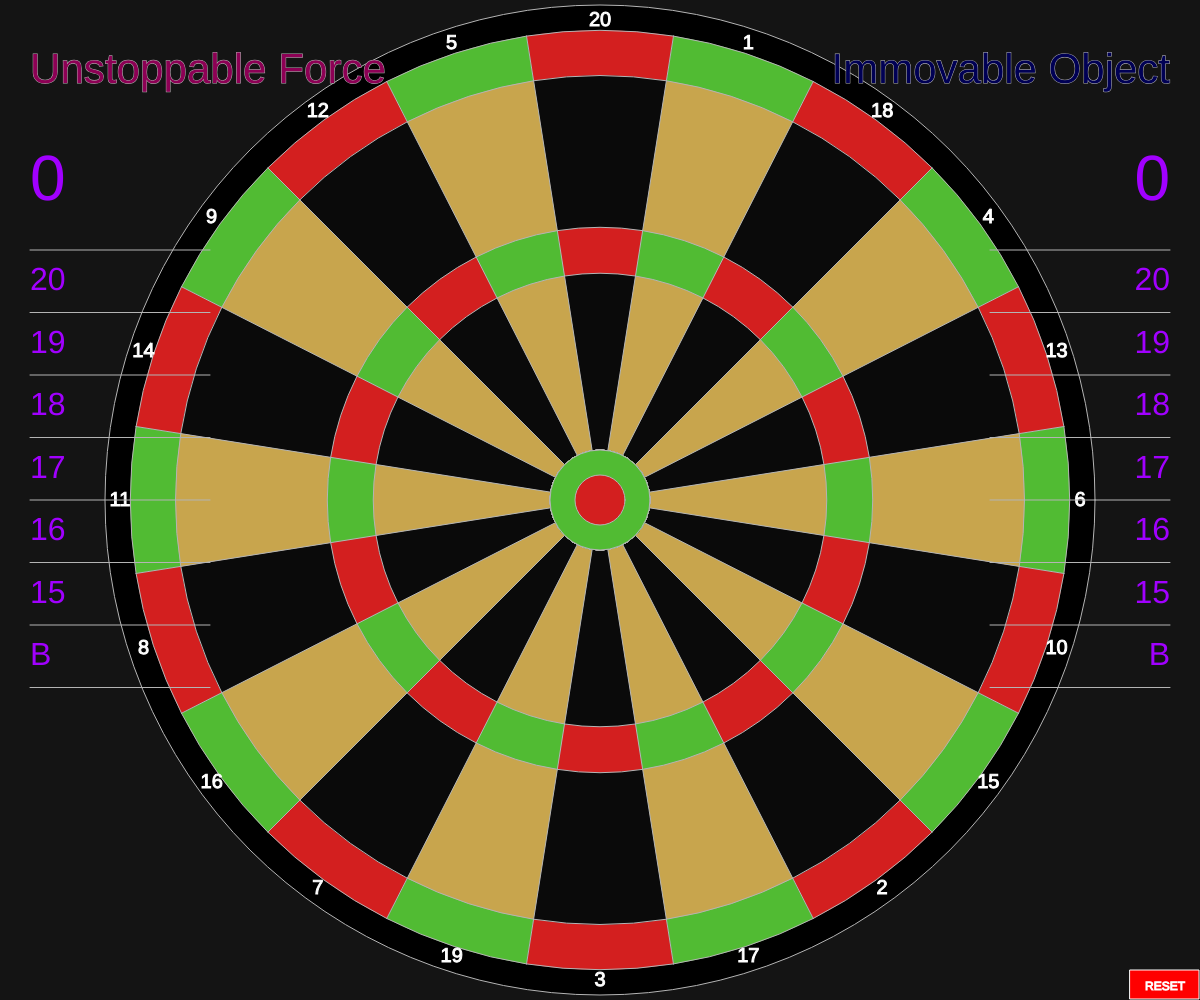
Frame 1 (no input)
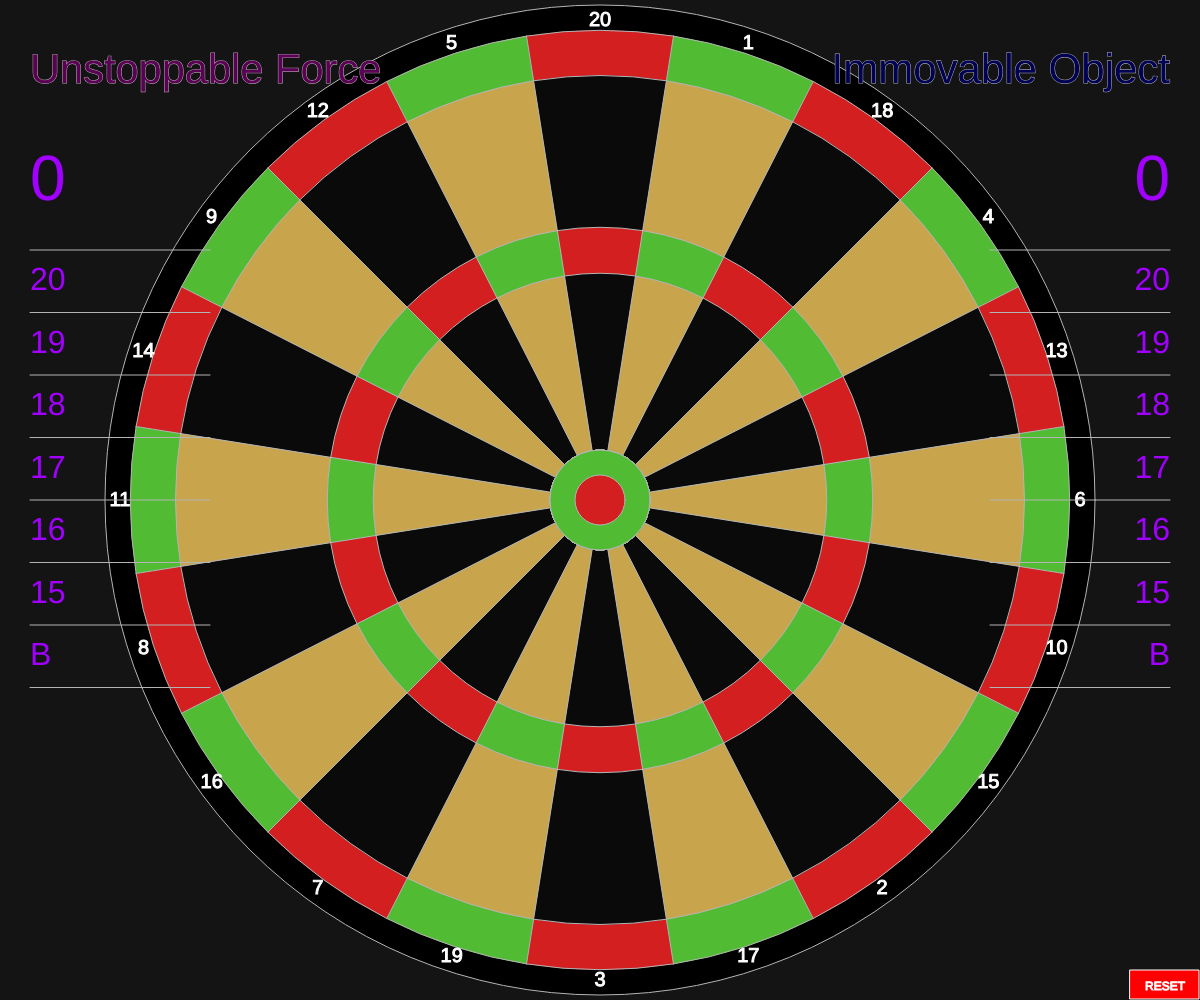
Frame 60 (no input)
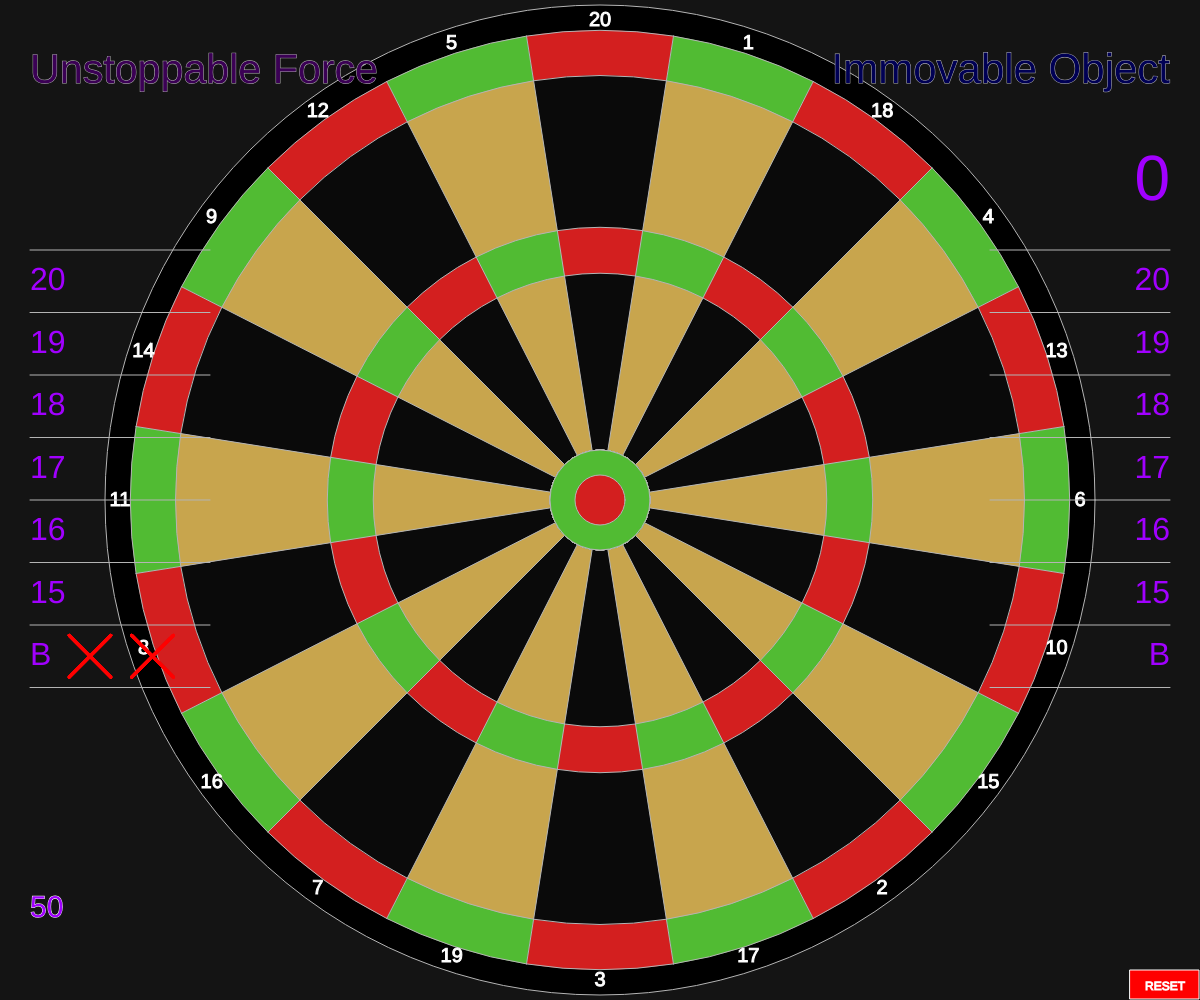
Frame 120 (the mouse pressed at the canvas centre since frame 60)

The p5.js sketch that drew these frames (run headless with seeded random() and noise() and a simulated clock; from frame 60 on, the mouse is pressed at the canvas centre):

// p5.js sketch
// ── sketch.js
var p1score = 0;
var p2score = 0;
var points = 0;
var strk = 180;
var current_player = true;
var clicks = 0;
var arr = [10,15,2,17,3,19,7,16,8,11,14,9,12,5,20,1,18,4,13,6]; //displays numbers in ring around dart board
var scoreArr = [20,19,18,17,16,15,"B"]; //used for displaying scorebox numbers
var counter = 0;
var alph = 255;
var p1Arr = [];
var p2Arr = []; 
var p1Ledger = [0,0,0,0,0,0,0];
var p2Ledger = [0,0,0,0,0,0,0];

function setup() {
  width = (window.innerWidth > 0) ? window.innerWidth : screen.width;
  height = (window.innerHeight > 0) ? window.innerHeight : screen.height;
  createCanvas(width, height);

}

function draw() {
 
  //noLoop();
  background(20);
  stroke(180);
  fill(0, 0, 0);
  ellipse(width/2, height/2, height-10, height-10);
  strokeWeight(1);
  
  if(current_player){
    fill(128 + sin(frameCount*0.1) * 128, 0, 85);
    textAlign(LEFT,BASELINE);
    textSize(42 + 1.5*sin(frameCount*0.1));
    text("Unstoppable Force", width/40, height/12);
    fill(0,0,85);
    textSize(42);
    textAlign(RIGHT);
    text("Immovable Object", 39*width/40, height/12);
    textAlign(CENTER);
    textSize(64)
    noStroke();
    if(mouseIsPressed && clicks!=0){
      fill(161,0,255,alph);
      textAlign(LEFT);
      text(p1score, width/40, height/5);
      textAlign(RIGHT);
      fill(161,0,255);
      text(p2score, 39*width/40, height/5);
      alph -= 100;

    } else {
      alph = 255;
      fill(161,0,255);
      textAlign(LEFT);
      text(p1score, width/40, height/5);
      textAlign(RIGHT);
      text(p2score, 39*width/40, height/5);
    }
    
  }
  
  if(!current_player){
    fill(0,0,85);
    textSize(42);
    textAlign(LEFT,BASELINE);
    text("Unstoppable Force", width/40, height/12);
    textSize(42);
    fill(128 + sin(frameCount*0.1) * 128, 0, 85);
    textAlign(RIGHT);
    textSize(42 + 1.5*sin(frameCount*0.1));
    text("Immovable Object", 39*width/40, height/12);
    textAlign(CENTER);
    textSize(64);
    noStroke();
    if(mouseIsPressed && clicks!=0){ //161,0,255
      fill(161,0,255);
      textAlign(LEFT);
      text(p1score, width/40, height/5);
      textAlign(RIGHT);
      fill(161,0,255, alph);
      text(p2score, 39*width/40, height/5);
      alph -= 100;
    } else {
      alph = 255;
      fill(161,0,255);
      textAlign(LEFT);
      text(p1score, width/40, height/5);
      textAlign(RIGHT);
      text(p2score, 39*width/40, height/5);
    }
  }
  
  //reset button
  if(mouseIsPressed && mouseX>width-70 && mouseY>height-30){
    fill(100,0,0);
    stroke(100);
    rect(width-70, height-30, 69, 29);
  } else {
    fill(255,0,0);
    stroke(255);
    rect(width-70, height-30, 69, 29);
  }
  
  fill(255);
  textSize(12);
  textAlign(CENTER);
  text("RESET", width-35, height-10);
  
  //score history
  textSize(30);
  textAlign(LEFT);
  fill(161,0,255);
  text(p1Arr, width/40, 11*height/12);
  textAlign(RIGHT);
  text(p2Arr, 39*width/40, 11*height/12);
  
  textAlign(CENTER,CENTER);
  //outter red doubles ring
  var k = 1;
  var n = 1;
  for(var i = 0; i<10; i++){
    stroke(strk);
    fill(211,31,31);
    arc(width/2, height/2, height-(height/16.5), height-(height/16.5), k*(TWO_PI/40) , n*(TWO_PI/20)+TWO_PI/40);
    k += 4;
    n += 2;
  }
  
  //outter green doubles ring
  var k = 1;
  var n = 1;
  for(var i = 0; i<10; i++){
    stroke(strk);
    fill(81,187,51);
    arc(width/2, height/2, height-(height/16.5), height-(height/16.5), k*(TWO_PI/40)-TWO_PI/20 , n*(TWO_PI/20)-TWO_PI/40);
    k += 4;
    n += 2;
  }
  
  //main singles black ring
  var k = 1;
  var n = 1;
  for(var i = 0; i<10; i++){
    stroke(strk);
    fill(10,10,10);
    arc(width/2, height/2, height-(height/6.62), height-(height/6.62), k*(TWO_PI/40) , n*(TWO_PI/20)+TWO_PI/40);
    k += 4;
    n += 2;
  }
  
  //main singles white ring
  var k = 1;
  var n = 1;
  for(var i = 0; i<10; i++){
    stroke(strk);
    fill(200,165,77);
    arc(width/2, height/2, height-(height/6.62), height-(height/6.62), k*(TWO_PI/40)-TWO_PI/20 , n*(TWO_PI/20)-TWO_PI/40);
    k += 4;
    n += 2;
  }
  
  //inner red triples ring
  var k = 1;
  var n = 1;
  for(var i = 0; i<10; i++){
    stroke(strk);
    fill(211,31,31);
    arc(width/2, height/2, height-(height/2.2), height-(height/2.2), k*(TWO_PI/40) , n*(TWO_PI/20)+TWO_PI/40);
    k += 4;
    n += 2;
  }
  
  //inner green triples ring
  var k = 1;
  var n = 1;
  for(var i = 0; i<10; i++){
    stroke(strk);
    fill(81,187,51);
    arc(width/2, height/2, height-(height/2.2), height-(height/2.2), k*(TWO_PI/40)-TWO_PI/20 , n*(TWO_PI/20)-TWO_PI/40);
    k += 4;
    n += 2;
  }
  
  //main singles black ring
  var k = 1;
  var n = 1;
  for(var i = 0; i<10; i++){
    stroke(strk);
    fill(10,10,10);
    arc(width/2, height/2, height-(height/1.83), height-(height/1.83), k*(TWO_PI/40) , n*(TWO_PI/20)+TWO_PI/40);
    k += 4;
    n += 2;
  }
  
  //main singles white ring
  var k = 1;
  var n = 1;
  for(var i = 0; i<10; i++){
    stroke(strk);
    fill(200,165,77);
    arc(width/2, height/2, height-(height/1.83), height-(height/1.83), k*(TWO_PI/40)-TWO_PI/20 , n*(TWO_PI/20)-TWO_PI/40);
    k += 4;
    n += 2;
  }
  
  //numbers on outter edge. They're held in the array arr, in order starting from 10 going clockwise
  textSize(20);
  for(var i = 1; i<21; i++){
    stroke(255);
    fill(255);
    text(arr[i-1],(((height-(height/25))/2)*(cos(i*(TWO_PI/20))))+width/2,(((height-(height/25))/2)*(sin(i*(TWO_PI/20))))+height/2);
    fill(81,187,51);
    stroke(strk);
    line(width/2, height/2, (((height-(height/16.5))/2)*(cos(TWO_PI/40 + i*(TWO_PI/20))))+width/2, (((height-(height/16.5))/2)*(sin(TWO_PI/40 + i*(TWO_PI/20))))+height/2);
    ellipse(width/2, height/2, height/10, height/10);
    fill(211,31,31);
    ellipse(width/2, height/2, height/20, height/20);
  }
  
  //SCOREBOXES
  for(var i = 4; i<12; i++){
    line(width/40, i*height/16, 7*width/40, i*height/16); //left scorebox
    line(39*width/40, i*height/16, 33*width/40, i*height/16); //right scorebox
  }
  
  textSize(32);
  noStroke();
  fill(161,0,255);
  for(var i = 4; i<12; i++){
    var j = 1 + 2*i;
    if(counter < scoreArr.length){
      textAlign(LEFT);
      text(scoreArr[counter], width/40, j*height/32);
      textAlign(RIGHT);
      text(scoreArr[counter], 39*width/40, j*height/32); //draw p2score here
    }
    counter++;
  }
  counter = 0;
  
  for(var i = 4; i<11; i++){
    var j = 1 + 2*i;
    drawScore(); //draws p1score here, drawScore takes true or false, for right pointing or left pointing x's
  }
  
}

function mousePressed(){
  
  var d = dist(mouseX, mouseY, width/2, height/2);
  
  //double ring
  if((d < (height-(height/16.5))/2) && (d > (height-(height/6.62))/2)){

    var angle = atan2(mouseY-height/2, mouseX-width/2);
    
    if(angle < PI/20 && angle > -PI/20){
      console.log("DOUBLE SIX");
      points = 6;
    }
    if(angle < 3*PI/20 && angle > PI/20){
      console.log("DOUBLE TEN");
      points = 10;
    }
    if(angle < 5*PI/20 && angle > 3*PI/20){
      console.log("DOUBLE FIFTEEN");
      if(current_player){
        p1Ledger[0] += 2;
      } else {
        p2Ledger[0] += 2;
      }
      points = 15;
    }
    if(angle < 7*PI/20 && angle > 5*PI/20){
      console.log("DOUBLE TWO");
      points = 2;
    }
    if(angle < 9*PI/20 && angle > 7*PI/20){
      console.log("DOUBLE SEVENTEEN");
      if(current_player){
        p1Ledger[2] += 2;
      } else {
        p2Ledger[2] += 2;
      }
      points = 17;
    }
    if(angle < 11*PI/20 && angle > 9*PI/20){
      console.log("DOUBLE THREE");
      points = 3;
    }
    if(angle < 13*PI/20 && angle > 11*PI/20){
      console.log("DOUBLE NINETEEN");
      if(current_player){
        p1Ledger[4] += 2;
      } else {
        p2Ledger[4] += 2;
      }
      points = 19;
    }
    if(angle < 15*PI/20 && angle > 13*PI/20){
      console.log("DOUBLE SEVEN");
      points = 7;
    }
    if(angle < 17*PI/20 && angle > 15*PI/20){
      console.log("DOUBLE SIXTEEN");
      if(current_player){
        p1Ledger[1] += 2;
      } else {
        p2Ledger[1] += 2;
      }
      points = 16;
    }
    if(angle < 19*PI/20 && angle > 17*PI/20){
      console.log("DOUBLE EIGHT");
      points = 8;
    }
    if((angle < PI && angle > 19*PI/20) || (angle < -19*PI/20 && angle > -PI)){
      console.log("DOUBLE ELEVEN");
      points = 11;
    }
    if(angle < -17*PI/20 && angle > -19*PI/20){
      console.log("DOUBLE FOURTEEN");
      points = 14;
    }
    if(angle < -15*PI/20 && angle > -17*PI/20){
      console.log("DOUBLE NINE");
      points = 9;
    }
    if(angle < -13*PI/20 && angle > -15*PI/20){
      console.log("DOUBLE TWELVE");
      points = 12;
    }
    if(angle < -11*PI/20 && angle > -13*PI/20){
      console.log("DOUBLE FIVE");
      points = 5;
    }
    if(angle < -9*PI/20 && angle > -11*PI/20){
      console.log("DOUBLE TWENTY");
      if(current_player){
        p1Ledger[5] += 2;
      } else {
        p2Ledger[5] += 2;
      }
      points = 20;
    }
    if(angle < -7*PI/20 && angle > -9*PI/20){
      console.log("DOUBLE ONE");
      points = 1;
    }
    if(angle < -5*PI/20 && angle > -7*PI/20){
      console.log("DOUBLE EIGHTEEN");
      if(current_player){
        p1Ledger[3] += 2;
      } else {
        p2Ledger[3] += 2;
      }
      points = 18;
    }
    if(angle < -3*PI/20 && angle > -5*PI/20){
      console.log("DOUBLE FOUR");
      points = 4;
    }
    if(angle < -PI/20 && angle > -3*PI/20){
      console.log("DOUBLE THIRTEEN");
      points = 13;
    }
    
    points = points*2;
  }
  
  //main rings for singles                                                                150                               
  if(((d < (height-(height/6.62))/2) && (d > (height-(height/2.2))/2)) || ((d < (height-(height/1.83))/2) && (d > (height/20) ))){
    var angle = atan2(mouseY-height/2, mouseX-width/2);
    
    if(angle < PI/20 && angle > -PI/20){
      console.log("SIX");
      points = 6;
    }
    if(angle < 3*PI/20 && angle > PI/20){
      console.log("TEN");
      points = 10;
    }
    if(angle < 5*PI/20 && angle > 3*PI/20){
      console.log("FIFTEEN");
      if(current_player){
        p1Ledger[0] += 1;
      } else {
        p2Ledger[0] += 1;
      }
      points = 15;
    }
    if(angle < 7*PI/20 && angle > 5*PI/20){
      console.log("TWO");
      points = 2;
    }
    if(angle < 9*PI/20 && angle > 7*PI/20){
      console.log("SEVENTEEN");
      if(current_player){
        p1Ledger[2] += 1;
      } else {
        p2Ledger[2] += 1;
      }
      points = 17;
    }
    if(angle < 11*PI/20 && angle > 9*PI/20){
      console.log("THREE");
      points = 3;
    }
    if(angle < 13*PI/20 && angle > 11*PI/20){
      console.log("NINETEEN");
      if(current_player){
        p1Ledger[4] += 1;
      } else {
        p2Ledger[4] += 1;
      }
      points = 19;
    }
    if(angle < 15*PI/20 && angle > 13*PI/20){
      console.log("SEVEN");
      points = 7;
    }
    if(angle < 17*PI/20 && angle > 15*PI/20){
      console.log("SIXTEEN");
      if(current_player){
        p1Ledger[1] += 1;
      } else {
        p2Ledger[1] += 1;
      }
      points = 16;
    }
    if(angle < 19*PI/20 && angle > 17*PI/20){
      console.log("EIGHT");
      points = 8;
    }
    if((angle < PI && angle > 19*PI/20) || (angle < -19*PI/20 && angle > -PI)){
      console.log("ELEVEN");
      points = 11;
    }
    if(angle < -17*PI/20 && angle > -19*PI/20){
      console.log("FOURTEEN");
      points = 14;
    }
    if(angle < -15*PI/20 && angle > -17*PI/20){
      console.log("NINE");
      points = 9;
    }
    if(angle < -13*PI/20 && angle > -15*PI/20){
      console.log("TWELVE");
      points = 12;
    }
    if(angle < -11*PI/20 && angle > -13*PI/20){
      console.log("FIVE");
      points = 5;
    }
    if(angle < -9*PI/20 && angle > -11*PI/20){
      console.log("TWENTY");
      if(current_player){
        p1Ledger[5] += 1;
      } else {
        p2Ledger[5] += 1;
      }
      points = 20;
    }
    if(angle < -7*PI/20 && angle > -9*PI/20){
      console.log("ONE");
      points = 1;
    }
    if(angle < -5*PI/20 && angle > -7*PI/20){
      console.log("EIGHTEEN");
      if(current_player){
        p1Ledger[3] += 1;
      } else {
        p2Ledger[3] += 1;
      }
      points = 18;
    }
    if(angle < -3*PI/20 && angle > -5*PI/20){
      console.log("FOUR");
      points = 4;
    }
    if(angle < -PI/20 && angle > -3*PI/20){
      console.log("THIRTEEN");
      points = 13;
    }
    
    if(current_player){
      //p1score += points;
    }
    if(!current_player){
      //p2score += points;
    }
  }
  
  // TRIPLES!!!
  if((d < (height-(height/2.2))/2) && (d > (height-(height/1.83))/2)){
    var angle = atan2(mouseY-height/2, mouseX-width/2);   
    
    if(angle < PI/20 && angle > -PI/20){
      console.log("TRIPLE SIX");
      points = 6;
    }
    if(angle < 3*PI/20 && angle > PI/20){
      console.log("TRIPLE TEN");
      points = 10;
    }
    if(angle < 5*PI/20 && angle > 3*PI/20){
      console.log("TRIPLE FIFTEEN");
      if(current_player){
        p1Ledger[0] += 3;
      } else {
        p2Ledger[0] += 3;
      }
      points = 15;
    }
    if(angle < 7*PI/20 && angle > 5*PI/20){
      console.log("TRIPLE TWO");
      points = 2;
    }
    if(angle < 9*PI/20 && angle > 7*PI/20){
      console.log("TRIPLE SEVENTEEN");
      if(current_player){
        p1Ledger[2] += 3;
      } else {
        p2Ledger[2] += 3;
      }
      points = 17;
    }
    if(angle < 11*PI/20 && angle > 9*PI/20){
      console.log("TRIPLE THREE");
      points = 3;
    }
    if(angle < 13*PI/20 && angle > 11*PI/20){
      console.log("TRIPLE NINETEEN");
      if(current_player){
        p1Ledger[4] += 3;
      } else {
        p2Ledger[4] += 3;
      }
      points = 19;
    }
    if(angle < 15*PI/20 && angle > 13*PI/20){
      console.log("TRIPLE SEVEN");
      points = 7;
    }
    if(angle < 17*PI/20 && angle > 15*PI/20){
      console.log("TRIPLE SIXTEEN");
      if(current_player){
        p1Ledger[1] += 3;
      } else {
        p2Ledger[1] += 3;
      }
      points = 16;
    }
    if(angle < 19*PI/20 && angle > 17*PI/20){
      console.log("TRIPLE EIGHT");
      points = 8;
    }
    if((angle < PI && angle > 19*PI/20) || (angle < -19*PI/20 && angle > -PI)){
      console.log("TRIPLE ELEVEN");
      points = 11;
    }
    if(angle < -17*PI/20 && angle > -19*PI/20){
      console.log("TRIPLE FOURTEEN");
      points = 14;
    }
    if(angle < -15*PI/20 && angle > -17*PI/20){
      console.log("TRIPLE NINE");
      points = 9;
    }
    if(angle < -13*PI/20 && angle > -15*PI/20){
      console.log("TRIPLE TWELVE");
      points = 12;
    }
    if(angle < -11*PI/20 && angle > -13*PI/20){
      console.log("TRIPLE FIVE");
      points = 5;
    }
    if(angle < -9*PI/20 && angle > -11*PI/20){
      console.log("TRIPLE TWENTY");
      if(current_player){
        p1Ledger[5] += 3;
      } else {
        p2Ledger[5] += 3;
      }
      points = 20;
    }
    if(angle < -7*PI/20 && angle > -9*PI/20){
      console.log("TRIPLE ONE");
      points = 1;
    }
    if(angle < -5*PI/20 && angle > -7*PI/20){
      console.log("TRIPLE EIGHTEEN");
      if(current_player){
        p1Ledger[3] += 3;
      } else {
        p2Ledger[3] += 3;
      }
      points = 18;
    }
    if(angle < -3*PI/20 && angle > -5*PI/20){
      console.log("TRIPLE FOUR");
      points = 4;
    }
    if(angle < -PI/20 && angle > -3*PI/20){
      console.log("TRIPLE THIRTEEN");
      points = 13;
    }
    
    points = points*3;
  }
  
  //outter bullseye
  if((d < height/20 ) && (d >= height/40)){
    if(current_player){
      //p1score += 25;
      p1Ledger[6] += 1;
      points += 25;
    }
    if(!current_player){
      //p2score += 25;
      p2Ledger[6] += 1;
      points += 25;
    }
    console.log("OUTTER BULLSEYE");
  }
  //inner bullseye
  if((d < height/40 )){
    if(current_player){
      //p1score += 50;
      p1Ledger[6] += 2;
      points += 50;
    }
    if(!current_player){
      //p2score += 50;
      p2Ledger[6] += 2;
      points += 50;
    }
    console.log("INNER BULLSEYE");
  }
  
  //check score every mouse click
  checkScore();
  
  //toggling players
  if(current_player){
    p1Arr.push(points);
    p2Arr = [];
  } else {
    p2Arr.push(points);
    p1Arr = [];
  }
  
  clicks += 1;
  if(clicks>=3){
    current_player = !current_player;
    clicks = 0;
  }

  //resetting score
  if(mouseX > width-69 && mouseY > height-29){
    p1score = 0;
    p2score = 0;
    clicks = 0;
    current_player = true;
    p1Arr = [];
    p2Arr = [];
    p1Ledger = [0,0,0,0,0,0,0];
    p2Ledger = [0,0,0,0,0,0,0];
  }
  
    points = 0; //resets to zero in between throws, since points works by += assignment, has to start at 0
}

function checkScore(){
  
  for(var i = 0; i < p1Ledger.length; i++){
    
      if(p1Ledger[0] > 3 && p2Ledger[0] < 3){
        p1score += (p1Ledger[0]-3)*15;
        p1Ledger[0] = 3;
      }
      if(p1Ledger[1] > 3 && p2Ledger[1] < 3){
        p1score += (p1Ledger[1]-3)*16;
        p1Ledger[1] = 3;
      }
      if(p1Ledger[2] > 3 && p2Ledger[2] < 3){
        p1score += (p1Ledger[2]-3)*17;
        p1Ledger[2] = 3;
      }
      if(p1Ledger[3] > 3 && p2Ledger[3] < 3){
        p1score += (p1Ledger[3]-3)*18;
        p1Ledger[3] = 3;
      }
      if(p1Ledger[4] > 3 && p2Ledger[4] < 3){
        p1score += (p1Ledger[4]-3)*19;
        p1Ledger[4] = 3;
      }
      if(p1Ledger[5] > 3 && p2Ledger[5] < 3){
        p1score += (p1Ledger[5]-3)*20;
        p1Ledger[5] = 3;
      }
      if(p1Ledger[6] > 3 && p2Ledger[6] < 3){
        p1score += (p1Ledger[6]-3)*25;
        p1Ledger[6] = 3;
      }
  }
  
  for(var i = 0; i < p2Ledger.length; i++){
      if(p2Ledger[0] > 3 && p1Ledger[0] < 3){
        p2score += (p2Ledger[0]-3)*15;
        p2Ledger[0] = 3;
      }
      if(p2Ledger[1] > 3 && p1Ledger[1] < 3){
        p2score += (p2Ledger[1]-3)*16;
        p2Ledger[1] = 3;
      }
      if(p2Ledger[2] > 3 && p1Ledger[2] < 3){
        p2score += (p2Ledger[2]-3)*17;
        p2Ledger[2] = 3;
      }
      if(p2Ledger[3] > 3 && p1Ledger[3] < 3){
        p2score += (p2Ledger[3]-3)*18;
        p2Ledger[3] = 3;
      }
      if(p2Ledger[4] > 3 && p1Ledger[4] < 3){
        p2score += (p2Ledger[4]-3)*19;
        p2Ledger[4] = 3;
      }
      if(p2Ledger[5] > 3 && p1Ledger[5] < 3){
        p2score += (p2Ledger[5]-3)*20;
        p2Ledger[5] = 3;
      }
      if(p2Ledger[6] > 3 && p1Ledger[6] < 3){
        p2score += (p2Ledger[6]-3)*25;
        p2Ledger[6] = 3;
      }
  }
}

function drawXmark(x, y){ //x, y are center of x
  var tmpLen = height/48;
  strokeWeight(3);
  line(x - (tmpLen), y - (tmpLen), x + (tmpLen), y + (tmpLen));
  line(x + (tmpLen), y - (tmpLen), x - (tmpLen), y + (tmpLen));
  strokeWeight(1);
  noStroke();
} 

function draw2XMark(x, y, isP1){//draws 2 evenly spaced x marks, colored red
  if(isP1){
    stroke(255, 0, 0);
    drawXmark(x,y);
    stroke(255, 0, 0);
    drawXmark(x+(height/16),y);
  } else {
    stroke(255, 0, 0);
    drawXmark(x,y);
    stroke(255, 0, 0);
    drawXmark(x-(height/16),y);
  }
}

function draw3XMark(x, y, isP1){ //draws 3 evenly spaced x marks, colored green
  if(isP1){
    stroke(0,255,0);
    drawXmark(x,y);
    stroke(0,255,0);
    drawXmark(x+(height/16),y);
    stroke(0,255,0);
    drawXmark(x+(2*height/16),y);
  } else {
    stroke(0,255,0);
    drawXmark(x,y);
    stroke(0,255,0);
    drawXmark(x-(height/16),y);
    stroke(0,255,0);
    drawXmark(x-(2*height/16),y);
  }
}

function drawScore(){
  
  // FIFTEEN //
  if(p1Ledger[0] >= 3){ 
    draw3XMark(3*width/40, 19*height/32, true);
  }
  if(p1Ledger[0] == 2){
    draw2XMark(3*width/40, 19*height/32, true);
  }
  if(p1Ledger[0] == 1){
    stroke(255,0,0);
    drawXmark(3*width/40, 19*height/32);
  }
  
  if(p2Ledger[0] >= 3){ 
    draw3XMark(37*width/40, 19*height/32, false);
  }
  if(p2Ledger[0] == 2){
    draw2XMark(37*width/40, 19*height/32, false);
  }
  if(p2Ledger[0] == 1){
    stroke(255,0,0);
    drawXmark(37*width/40, 19*height/32);
  }
  
  // SIXTEEN //
  if(p1Ledger[1] >= 3){ //drawing x marks for 15
    draw3XMark(3*width/40, 17*height/32, true);
  }
  if(p1Ledger[1] == 2){
    draw2XMark(3*width/40, 17*height/32, true);
  }
  if(p1Ledger[1] == 1){
    stroke(255,0,0);
    drawXmark(3*width/40, 17*height/32);
  }
  
  if(p2Ledger[1] >= 3){ 
    draw3XMark(37*width/40, 17*height/32, false);
  }
  if(p2Ledger[1] == 2){
    draw2XMark(37*width/40, 17*height/32, false);
  }
  if(p2Ledger[1] == 1){
    stroke(255,0,0);
    drawXmark(37*width/40, 17*height/32);
  }
  
  // SEVENTEEN //
  if(p1Ledger[2] >= 3){ //drawing x marks for 15
    draw3XMark(3*width/40, 15*height/32, true);
  }
  if(p1Ledger[2] == 2){
    draw2XMark(3*width/40, 15*height/32, true);
  }
  if(p1Ledger[2] == 1){
    stroke(255,0,0);
    drawXmark(3*width/40, 15*height/32);
  }
  
  if(p2Ledger[2] >= 3){ 
    draw3XMark(37*width/40, 15*height/32, false);
  }
  if(p2Ledger[2] == 2){
    draw2XMark(37*width/40, 15*height/32, false);
  }
  if(p2Ledger[2] == 1){
    stroke(255,0,0);
    drawXmark(37*width/40, 15*height/32);
  }
  
  // EIGHTEEN //
  if(p1Ledger[3] >= 3){ //drawing x marks for 15
    draw3XMark(3*width/40, 13*height/32, true);
  }
  if(p1Ledger[3] == 2){
    draw2XMark(3*width/40, 13*height/32, true);
  }
  if(p1Ledger[3] == 1){
    stroke(255,0,0);
    drawXmark(3*width/40, 13*height/32);
  }
  
  if(p2Ledger[3] >= 3){ 
    draw3XMark(37*width/40, 13*height/32, false);
  }
  if(p2Ledger[3] == 2){
    draw2XMark(37*width/40, 13*height/32, false);
  }
  if(p2Ledger[3] == 1){
    stroke(255,0,0);
    drawXmark(37*width/40, 13*height/32);
  }
  
  // NINETEEN //
  if(p1Ledger[4] >= 3){ //drawing x marks for 15
    draw3XMark(3*width/40, 11*height/32, true);
  }
  if(p1Ledger[4] == 2){
    draw2XMark(3*width/40, 11*height/32, true);
  }
  if(p1Ledger[4] == 1){
    stroke(255,0,0);
    drawXmark(3*width/40, 11*height/32);
  }
  
  if(p2Ledger[4] >= 3){ 
    draw3XMark(37*width/40, 11*height/32, false);
  }
  if(p2Ledger[4] == 2){
    draw2XMark(37*width/40, 11*height/32, false);
  }
  if(p2Ledger[4] == 1){
    stroke(255,0,0);
    drawXmark(37*width/40, 11*height/32);
  }
  
  // TWENTY //
  if(p1Ledger[5] >= 3){ //drawing x marks for 15
    draw3XMark(3*width/40, 9*height/32, true);
  }
  if(p1Ledger[5] == 2){
    draw2XMark(3*width/40, 9*height/32, true);
  }
  if(p1Ledger[5] == 1){
    stroke(255,0,0);
    drawXmark(3*width/40, 9*height/32);
  }
  
  if(p2Ledger[5] >= 3){ 
    draw3XMark(37*width/40, 9*height/32, false);
  }
  if(p2Ledger[5] == 2){
    draw2XMark(37*width/40, 9*height/32, false);
  }
  if(p2Ledger[5] == 1){
    stroke(255,0,0);
    drawXmark(37*width/40, 9*height/32);
  }
  
  // BULLSEYE //
  if(p1Ledger[6] >= 3){ //drawing x marks for 15
    draw3XMark(3*width/40, 21*height/32, true);
  }
  if(p1Ledger[6] == 2){
    draw2XMark(3*width/40, 21*height/32, true);
  }
  if(p1Ledger[6] == 1){
    stroke(255,0,0);
    drawXmark(3*width/40, 21*height/32);
  }
  
  if(p2Ledger[6] >= 3){ 
    draw3XMark(37*width/40, 21*height/32, false);
  }
  if(p2Ledger[6] == 2){
    draw2XMark(37*width/40, 21*height/32, false);
  }
  if(p2Ledger[6] == 1){
    stroke(255,0,0);
    drawXmark(37*width/40, 21*height/32);
  }
  
}
